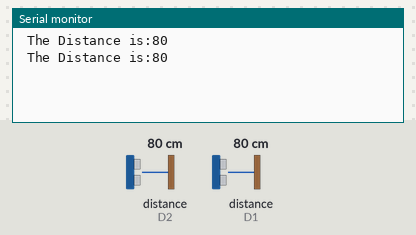
A sketch run on a simulated ESP8266 (NodeMCU). Shown: the last lines printed to the serial monitor. Wiring (inferred from the names in the program): 2 × ultrasonic range finder: trigger D2, echo D2 / trigger D1, echo D1. The test bench sets the inputs (shaded band); at power-on: distance to the obstacle (sensors on D2, D1) 80 cm. The echo pulse lasts 58.3 µs per cm; WiFi joins after 1.5 s; servers stay silent unless stated.

Above: at 3.0 s.
3.1 s: distance to the obstacle (sensor on D2) set to 2 cm
At 4.6 s:
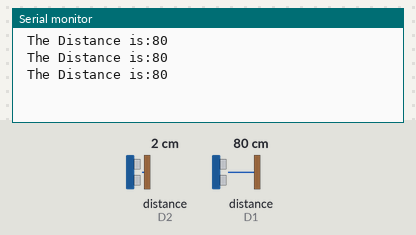
5.8 s: distance to the obstacle (sensor on D1) set to 4 cm
At 6.5 s:
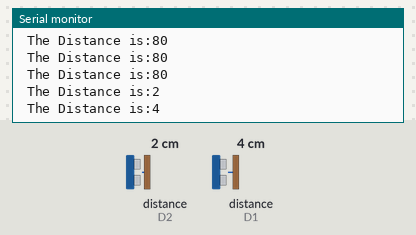
8.5 s: distance to the obstacle (sensor on D2) set to 9 cm
At 9.6 s:
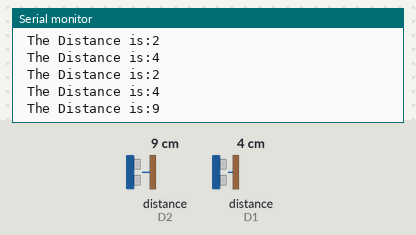
11.2 s: distance to the obstacle (sensor on D1) set to 18 cm
At 12.6 s:
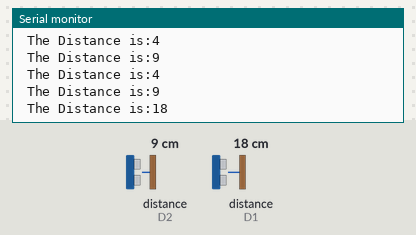
Timing chart, 0 to 14.2 s (numbered marks = the images above; inputs shaded):
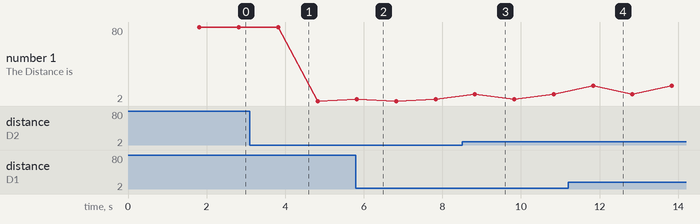

Measured:
- after the input at 5.8 s, the serial monitor: prints a new line at once (image 2)
- after the input at 8.5 s, the serial monitor: prints a new line after 0.33 s (image 3)
- after the input at 11.2 s, the serial monitor: prints a new line after 0.63 s (image 4)
- plotted number 1: 80 → 2 after the input at 3.1 s, 2 → 4 after the input at 5.8 s, 4 → 9 after the input at 8.5 s

The sketch:

Parking.ino
```cpp
#define BLYNK_PRINT Serial

int pingpin=D1;
int pingpin1=D2;
#include <ESP8266WiFi.h>
#include <BlynkSimpleEsp8266.h>

// You should get Auth Token in the Blynk App.
// Go to the Project Settings (nut icon).
char auth[] = "63f3be663e7b4c1a8583f6586808677a";

// Your WiFi credentials.
// Set password to "" for open networks.
char ssid[] = "Moto M";
char pass[] = "harshit2509";

void UL1()
{
  long cm=0,duration=0;
  //Distance measurment starts from here
  pinMode(pingpin,OUTPUT);
  digitalWrite(pingpin,LOW);
  delayMicroseconds(5);
  digitalWrite(pingpin,HIGH);
  delayMicroseconds(10); // This is the minimun required time for distance measurment
  digitalWrite(pingpin,LOW);
  //Reading from sensor
  pinMode(pingpin,INPUT);
  duration = pulseIn(pingpin,HIGH);
  cm = microSeconds_to_cm(duration);
  //serial printing starts from here
  Serial.print("\n The Distance is:");
  Serial.print(cm);
  if(cm<350)
  {
   Blynk.virtualWrite(V0,HIGH);
  }
  else
    Blynk.virtualWrite(V0,LOW);
  delay(1000);
}

void UL2()
{
  long cm=0,duration=0;
  //Distance measurment starts from here
  pinMode(pingpin1,OUTPUT);
  digitalWrite(pingpin1,LOW);
  delayMicroseconds(5);
  digitalWrite(pingpin1,HIGH);
  delayMicroseconds(10); // This is the minimun required time for distance measurment
  digitalWrite(pingpin1,LOW);
  //Reading from sensor
  pinMode(pingpin1,INPUT);
  duration = pulseIn(pingpin1,HIGH);
  cm = microSeconds_to_cm(duration);
  //serial printing starts from here
  Serial.print("\n The Distance is:");
  Serial.print(cm);
  if(cm<12)
  {
   Blynk.virtualWrite(V1,HIGH);
  }
  else
    Blynk.virtualWrite(V1,LOW);
  delay(1000);
}

long microSeconds_to_cm(long microseconds)
{
    return microseconds/2/29;
}


void setup()
{
  // Debug console
  Serial.begin(9600);

  Blynk.begin(auth, ssid, pass);


}

void loop()
{
  Blynk.run();
  UL1();
  UL2();
}
```
